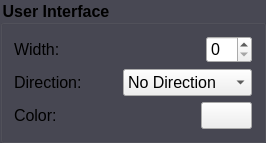
<?xml version="1.0" encoding="UTF-8"?>
<ui version="4.0">
 <class>ArrowUISettings</class>
 <widget class="QGroupBox" name="ArrowUISettings">
  <property name="geometry">
   <rect>
    <x>0</x>
    <y>0</y>
    <width>266</width>
    <height>126</height>
   </rect>
  </property>
  <property name="sizePolicy">
   <sizepolicy hsizetype="Minimum" vsizetype="Minimum">
    <horstretch>0</horstretch>
    <verstretch>0</verstretch>
   </sizepolicy>
  </property>
  <property name="font">
   <font>
    <pointsize>12</pointsize>
    <weight>75</weight>
    <bold>true</bold>
   </font>
  </property>
  <property name="windowTitle">
   <string>GroupBox</string>
  </property>
  <property name="styleSheet">
   <string notr="true">QGroupBox 
{
    background-color: #484853
}</string>
  </property>
  <property name="title">
   <string>User Interface</string>
  </property>
  <layout class="QVBoxLayout" name="verticalLayout">
   <item>
    <layout class="QHBoxLayout" name="horizontalLayout_3">
     <item>
      <widget class="QLabel" name="widthLabel">
       <property name="font">
        <font>
         <pointsize>12</pointsize>
        </font>
       </property>
       <property name="text">
        <string>Width:</string>
       </property>
      </widget>
     </item>
     <item>
      <spacer name="horizontalSpacer_3">
       <property name="orientation">
        <enum>Qt::Horizontal</enum>
       </property>
       <property name="sizeHint" stdset="0">
        <size>
         <width>40</width>
         <height>20</height>
        </size>
       </property>
      </spacer>
     </item>
     <item>
      <widget class="QSpinBox" name="widthSpinBox">
       <property name="font">
        <font>
         <pointsize>12</pointsize>
        </font>
       </property>
      </widget>
     </item>
    </layout>
   </item>
   <item>
    <layout class="QHBoxLayout" name="horizontalLayout_2">
     <item>
      <widget class="QLabel" name="directionLabel">
       <property name="font">
        <font>
         <pointsize>12</pointsize>
        </font>
       </property>
       <property name="text">
        <string>Direction:</string>
       </property>
      </widget>
     </item>
     <item>
      <spacer name="horizontalSpacer_2">
       <property name="orientation">
        <enum>Qt::Horizontal</enum>
       </property>
       <property name="sizeHint" stdset="0">
        <size>
         <width>40</width>
         <height>20</height>
        </size>
       </property>
      </spacer>
     </item>
     <item>
      <widget class="QComboBox" name="directionComboBox">
       <property name="font">
        <font>
         <pointsize>12</pointsize>
        </font>
       </property>
       <property name="currentText">
        <string>No Direction</string>
       </property>
       <item>
        <property name="text">
         <string>No Direction</string>
        </property>
       </item>
       <item>
        <property name="text">
         <string>Direct</string>
        </property>
       </item>
       <item>
        <property name="text">
         <string>Reverse</string>
        </property>
       </item>
       <item>
        <property name="text">
         <string>Bi-Directionlal</string>
        </property>
       </item>
      </widget>
     </item>
    </layout>
   </item>
   <item>
    <layout class="QHBoxLayout" name="horizontalLayout">
     <item>
      <widget class="QLabel" name="colorLabel">
       <property name="font">
        <font>
         <pointsize>12</pointsize>
        </font>
       </property>
       <property name="text">
        <string>Color:</string>
       </property>
      </widget>
     </item>
     <item>
      <spacer name="horizontalSpacer">
       <property name="orientation">
        <enum>Qt::Horizontal</enum>
       </property>
       <property name="sizeType">
        <enum>QSizePolicy::Expanding</enum>
       </property>
       <property name="sizeHint" stdset="0">
        <size>
         <width>40</width>
         <height>20</height>
        </size>
       </property>
      </spacer>
     </item>
     <item>
      <widget class="QPushButton" name="colorButton">
       <property name="font">
        <font>
         <pointsize>12</pointsize>
        </font>
       </property>
       <property name="text">
        <string/>
       </property>
       <property name="icon">
        <iconset resource="../../../resources.qrc">
         <normaloff>:/icons/contextToolbar/resources/icons/contextToolbar/fillColor.png</normaloff>:/icons/contextToolbar/resources/icons/contextToolbar/fillColor.png</iconset>
       </property>
      </widget>
     </item>
    </layout>
   </item>
  </layout>
 </widget>
 <resources>
  <include location="../../../resources.qrc"/>
 </resources>
 <connections/>
</ui>
